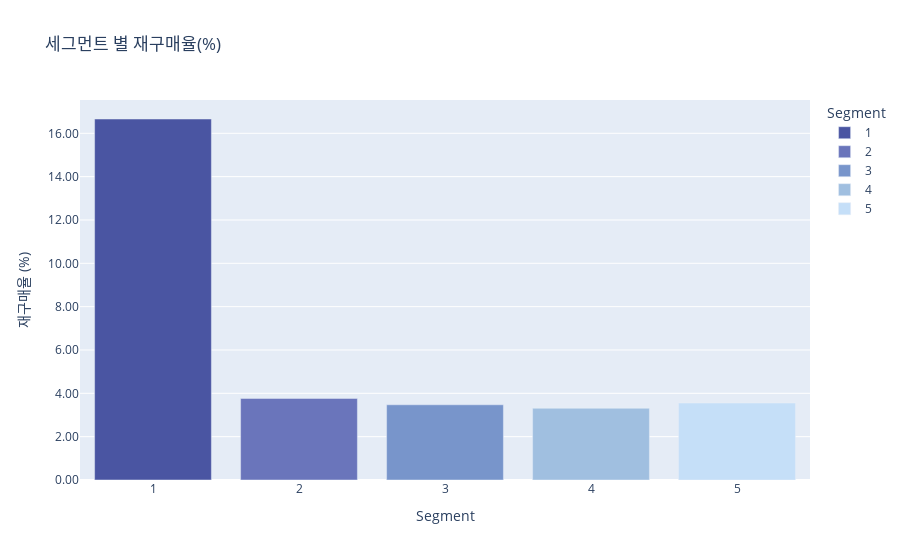

The notebook cell this image was saved under:
### Code cell
repurchase_rate_df['colors'] = ['#4A55A2', '#6A75BB', '#7895CB', '#A0BFE0', '#C5DFF8']

color_map = dict(zip(repurchase_rate_df['class'], repurchase_rate_df['colors']))

fig = px.bar(repurchase_rate_df, 
             x='class', 
             y='repurchase_rate',
             color='class',
             title='세그먼트 별 재구매율(%)',
             labels={'class': 'Segment', 'repurchase_rate': '재구매율 (%)'},
             color_discrete_map=color_map)


#fig.update_layout(showlegend=False)  # 범례가 필요없을 경우
fig.update_yaxes(tickformat=".2f")   # Y축 값을 소수점 두 자리로 제한

fig.show()

### Figure 1 — Plotly figure (JSON) as saved in the notebook; plotly's stock layout.template omitted (floating-point values rounded to 4 significant figures)
{"data": [{"alignmentgroup": "True", "hovertemplate": "Segment=%{x}<br>재구매율 (%)=%{y}<extra></extra>", "legendgroup": "1", "marker": {"color": "#4A55A2", "pattern": {"shape": ""}}, "name": "1", "offsetgroup": "1", "orientation": "v", "showlegend": true, "textposition": "auto", "type": "bar", "x": ["1"], "xaxis": "x", "y": [16.66], "yaxis": "y"}, {"alignmentgroup": "True", "hovertemplate": "Segment=%{x}<br>재구매율 (%)=%{y}<extra></extra>", "legendgroup": "2", "marker": {"color": "#6A75BB", "pattern": {"shape": ""}}, "name": "2", "offsetgroup": "2", "orientation": "v", "showlegend": true, "textposition": "auto", "type": "bar", "x": ["2"], "xaxis": "x", "y": [3.765], "yaxis": "y"}, {"alignmentgroup": "True", "hovertemplate": "Segment=%{x}<br>재구매율 (%)=%{y}<extra></extra>", "legendgroup": "3", "marker": {"color": "#7895CB", "pattern": {"shape": ""}}, "name": "3", "offsetgroup": "3", "orientation": "v", "showlegend": true, "textposition": "auto", "type": "bar", "x": ["3"], "xaxis": "x", "y": [3.472], "yaxis": "y"}, {"alignmentgroup": "True", "hovertemplate": "Segment=%{x}<br>재구매율 (%)=%{y}<extra></extra>", "legendgroup": "4", "marker": {"color": "#A0BFE0", "pattern": {"shape": ""}}, "name": "4", "offsetgroup": "4", "orientation": "v", "showlegend": true, "textposition": "auto", "type": "bar", "x": ["4"], "xaxis": "x", "y": [3.312], "yaxis": "y"}, {"alignmentgroup": "True", "hovertemplate": "Segment=%{x}<br>재구매율 (%)=%{y}<extra></extra>", "legendgroup": "5", "marker": {"color": "#C5DFF8", "pattern": {"shape": ""}}, "name": "5", "offsetgroup": "5", "orientation": "v", "showlegend": true, "textposition": "auto", "type": "bar", "x": ["5"], "xaxis": "x", "y": [3.553], "yaxis": "y"}], "layout": {"barmode": "relative", "legend": {"title": {"text": "Segment"}, "tracegroupgap": 0}, "title": {"text": "세그먼트 별 재구매율(%)"}, "xaxis": {"anchor": "y", "categoryarray": ["1", "2", "3", "4", "5"], "categoryorder": "array", "domain": [0, 1], "title": {"text": "Segment"}}, "yaxis": {"anchor": "x", "domain": [0, 1], "tickformat": ".2f", "title": {"text": "재구매율 (%)"}}}}
